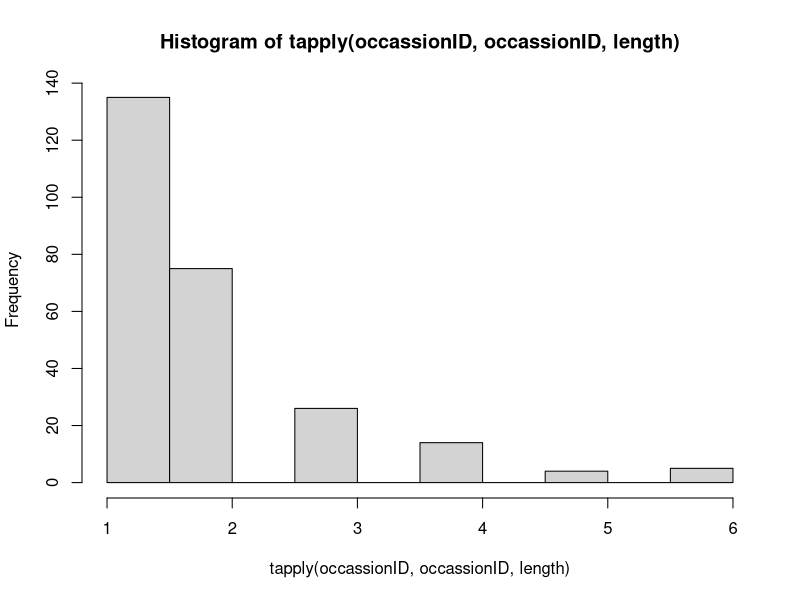

Generate this figure with R:
#setwd("C:/Users/qlatif/Desktop/JuliaBeetle_Chap4") # Change to environment
setwd("F:/research stuff/FS_PostDoc/outside_consult/JuliaBeetle_Chap4") # Change to environment

## Load and clean data ##
Detection.data <- read.csv("BirdsAll72Plots.csv",header=T,stringsAsFactors=F)
Detection.data <- Detection.data[-which(Detection.data$point==88),]

  # Cleanup plot IDs 
Detection.data <- Detection.data[-which(Detection.data$plot=="11a"),]
Detection.data <- Detection.data[-which(Detection.data$plot=="11b"),]
Detection.data <- Detection.data[-which(Detection.data$plot=="4a"),]
Detection.data <- Detection.data[-which(Detection.data$plot=="4b"),]
Detection.data <- Detection.data[-which(Detection.data$plot=="5a"),]
Detection.data <- Detection.data[-which(Detection.data$plot=="5b"),]
Detection.data <- Detection.data[-which(Detection.data$plot==""),]
Detection.data <- Detection.data[-which(Detection.data$plot=="2a"),]
Detection.data$plot[which(Detection.data$plot=="11a 1")] <- "11a1"
Detection.data$plot[which(Detection.data$plot=="11a 7")] <- "11a7"
Detection.data$plot[which(Detection.data$plot=="11a 8")] <- "11a8"
Detection.data$plot[which(Detection.data$plot=="11a 9")] <- "11a9"
plot <- sort(unique(Detection.data$plot))

  # Keep only three-toed detections
Detection.data <- Detection.data[which(Detection.data$species=="attw"),]

  # Check distribution of distances #
sort(unique(Detection.data$distance),na.last=T)
#hist(Detection.data$distance,breaks=seq(0,200,by=25))
Detection.data <- Detection.data[which(Detection.data$distance<=75),] # Distance truncation

  # Check minute values
#sort(unique(Detection.data$minute),na.last=T)
#tapply(Detection.data$minute,Detection.data$minute,length)
#Detection.data <- # One detection with missing minute. Removed for now. Need to add back in if we just analyze raw counts.
#  Detection.data[-is.na(Detection.data$minute),] 

  # Check years
sort(unique(Detection.data$year))

  # Check visit numbers
sort(unique(Detection.data$survey_round))

  # Check level of clustering #
sort(unique(Detection.data$cluster_code),na.last=T) # None
sort(unique(Detection.data$cluster_size),na.last=T)
tapply(Detection.data$cluster_size,Detection.data$cluster_size,length)
for(i in which(Detection.data$cluster_size=="2")) # Replicates record for clusters of 2 individuals.
  Detection.data <- rbind(Detection.data,Detection.data[i,])

  # Find maximum number of individuals #
#occassionID <- paste(Detection.data$plot,"_",Detection.data$year,"_",Detection.data$survey_round,"_",
#                     Detection.data$minute,sep="")
#max.ind <- max(tapply(occassionID,occassionID,length)) # Maximum number of individuals per minute
occassionID <- paste(Detection.data$plot,"_",Detection.data$year,"_",Detection.data$survey_round,sep="")
max(tapply(occassionID,occassionID,length)) # Maximum number of individuals per visit
hist(tapply(occassionID,occassionID,length))

##---Compile detection data array (N-mixture model - 2 levels)---##

year <- sort(unique(Detection.data$year))
n.visits <- c(1,3,3,3) # 1 visit in 2013, then 3 visits in each other year
Y.arry <- Dist.arry <- array(0,c(length(plot),length(year),max(n.visits)))
for(j in 1:dim(Y.arry)[1]) for(t in 1:dim(Y.arry)[2]) for(v in 1:dim(Y.arry)[3]) {
  obs <- Detection.data[which(Detection.data$plot==plot[j]&Detection.data$year==year[t]&
                                Detection.data$survey_round==v),]
  if(nrow(obs)>0) Y.arry[j,t,v] <- nrow(obs)
  }
Y.arry[which(is.element(substr(plot,1,2),c("1a","2a","1b","2b"))),1,] <- NA # Remove 2013 for sites 1 and 2
Y.arry[,1,2:3] <- NA # Remove repeat visits from 2013

##---Compile plot-level covariate matrix---##
Plot.data <- read.csv("PlotLevel_Data.csv",header=T,stringsAsFactors=F)
sort(unique(Plot.data$plot),na.last=T)

Plot.data$treat_cont[which(Plot.data$treat_cont=="t ")] <- "t"
unique(Plot.data$treat_cont)

Plot.data <- Plot.data[,c("plot","treat_cont")]

# Calculate plot-level values for tree data #
Tree.data <- read.csv("TreesAll72Plots.csv",header=T,stringsAsFactors=F)
Tree.data <- Tree.data[-which(Tree.data$site==""),]
sum(!is.element(Tree.data$plot,Plot.data$plot))
sum(!is.element(Plot.data$plot,Tree.data$plot))

Tree.data$core_outsideplot[which(Tree.data$core_outsideplot=="yes")] <- "y"
sort(unique(Tree.data$core_outsideplot))

  # Check tree species 
Tree.data$species[which(Tree.data$species=="aba")] <- "abla"
Tree.data$species[which(Tree.data$species=="abla ")] <- "abla"
Tree.data$species[which(Tree.data$species=="albla")] <- "abla"
Tree.data$species[which(Tree.data$species=="albla")] <- "abla"
Tree.data$species[which(Tree.data$species=="piea")] <- "pien"
Tree.data$species[which(Tree.data$species=="pien ")] <- "pien"
Tree.data$species[which(Tree.data$species=="ppien")] <- "pien"
Tree.data <- Tree.data[-which(Tree.data$species==""),] # Check with Julia
Tree.data <- Tree.data[-which(Tree.data$species=="na"),] # Check with Julia
sort(unique(Tree.data$species))

  # Check dbh columns
sort(unique(Tree.data$snag_dbh),na.last=T)
sort(unique(Tree.data$stump_dbh),na.last=T)
sort(unique(Tree.data$tree_dbh),na.last=T)

  # Check that there is only one dbh value per tree and look for missing DBH
sum(!is.na(Tree.data$snag_dbh))+sum(!is.na(Tree.data$stump_dbh))+sum(!is.na(Tree.data$tree_dbh)) # 9 trees missing DBH
sum((!is.na(Tree.data$snag_dbh))+(!is.na(Tree.data$stump_dbh))+(!is.na(Tree.data$tree_dbh))) # Should be same as prev row
  # Only one value per tree found. 9 missing values found.

  # Combine dbh columns and create indicator of tree type
Tree.data$type <- ""
Tree.data$type[which(!is.na(Tree.data$snag_dbh))] <- "snag"
Tree.data$type[which(!is.na(Tree.data$tree_dbh))] <- "tree"
Tree.data$type[which(!is.na(Tree.data$stump_dbh))] <- "stump"
Tree.data$type[which(Tree.data$type=="")] <- "tree"
Tree.data$dbh <- 0
for(i in 1:nrow(Tree.data)) Tree.data$dbh[i] <-
  sum(Tree.data$snag_dbh[i],Tree.data$tree_dbh[i],Tree.data$stump_dbh[i],na.rm=T)

  # Fix additional dbh errors
Tree.data$dbh[which(Tree.data$plot=="5b2"&Tree.data$dbh==3)] <- 13
Tree.data$dbh[which(Tree.data$plot=="5b4"&Tree.data$dbh==3)] <- 34
Tree.data$dbh[which(Tree.data$plot=="5b5"&Tree.data$dbh==1)] <- 11
Tree.data$dbh[which(Tree.data$plot=="5b9"&Tree.data$dbh==3)] <- 31
Tree.data$dbh[which(Tree.data$dbh==0)] <- NA
sort(unique(Tree.data$dbh),na.last=T)

  # Check status
Tree.data$status[which(Tree.data$status=="Br")] <- "br"
Tree.data$status[which(Tree.data$status=="g")] <- "gr"
Tree.data$status[which(Tree.data$status=="grr")] <- "gr"
Tree.data$status[which(Tree.data$status=="i")] <- "li"
Tree.data$status[which(Tree.data$status=="l")] <- "li"
Tree.data$status[which(Tree.data$status=="lo")] <- "li"
Tree.data$status[which(Tree.data$status=="te")] <- "tw"
Tree.data$status[which(Tree.data$status=="r")] <- "br"
Tree.data$status[which(Tree.data$status=="w")] <- "tw"
Tree.data <- # Remove this one tree because not found in raw data
  Tree.data[-which(Tree.data$plot=="1a5"&Tree.data$species=="abla"&Tree.data$tree_dbh==13),]
Tree.data$status[which(is.element(Tree.data$status,c("sn","de")))] <- "snag"
Tree.data$status[which(is.element(Tree.data$status,c("br","nd","tw")))] <- "mid Inf"
Tree.data$status[which(is.element(Tree.data$status,c("gr","ye")))] <- "early Inf"
Tree.data$status[which(Tree.data$status=="li")] <- "healthy"
sort(unique(Tree.data$status),na.last=T)
#u = stump

  # Fill in 3 missing dbh values
mn <- mean(Tree.data$dbh[which(Tree.data$plot=="5b5"&Tree.data$species=="pien")],na.rm=T)
Tree.data$dbh[which(Tree.data$plot=="5b5"&is.na(Tree.data$dbh))] <- mn

mn <- mean(Tree.data$dbh[which(Tree.data$plot=="11a2"&Tree.data$species=="pien")],na.rm=T)
Tree.data$dbh[which(Tree.data$plot=="11a2"&is.na(Tree.data$dbh))] <- mn

mn <- mean(Tree.data$dbh[which(Tree.data$plot=="4a6"&Tree.data$species=="abla")],na.rm=T)
Tree.data$dbh[which(Tree.data$plot=="4a6"&is.na(Tree.data$dbh))] <- mn

rm(mn)

  # Compile tree summary values into Plot-level table #
Plot.data$QMD <- Plot.data$snag <-
  Plot.data$EarlInf_2016 <- Plot.data$EarlInf_2015 <- Plot.data$EarlInf_2014 <- 
  Plot.data$MidInf_2016 <- Plot.data$MidInf_2015 <- Plot.data$MidInf_2014 <- 0
for(i in 1:nrow(Plot.data)) {
  obs2014 <- Tree.data[which(Tree.data$plot==Plot.data$plot[i]&Tree.data$year==2014&Tree.data$core_outsideplot!="y"),]
  obs2015 <- Tree.data[which(Tree.data$plot==Plot.data$plot[i]&Tree.data$year==2015&Tree.data$core_outsideplot!="y"),]
  obs2016 <- Tree.data[which(Tree.data$plot==Plot.data$plot[i]&Tree.data$year==2016&Tree.data$core_outsideplot!="y"),]
  Plot.data$QMD[i] <- mean(obs2014$dbh[obs2014$type!="stump"]^2,na.rm=T)
  Plot.data$snag[i] <- sum(obs2014$status=="snag"&obs2014$dbh>=23)
  Plot.data$EarlInf_2014[i] <- sum(obs2014$status=="early Inf")
  Plot.data$EarlInf_2015[i] <- sum(obs2015$status=="early Inf")
  Plot.data$EarlInf_2016[i] <- sum(obs2016$status=="early Inf")
  Plot.data$MidInf_2014[i] <- sum(obs2014$status=="mid Inf")
  Plot.data$MidInf_2015[i] <- sum(obs2015$status=="mid Inf")
  Plot.data$MidInf_2016[i] <- sum(obs2016$status=="mid Inf")
}

#cor(rbind(as.matrix(Plot.data[,c("QMD","snag","EarlInf_2014","MidInf_2014")]), # Inspect correlation plot if desired.
#          as.matrix(Plot.data[,c("QMD","snag","EarlInf_2015","MidInf_2015")]),make.row.names = F))

# Variance inflation factors #
vars <- c("QMD","EarlInf_2015","MidInf_2015","snag")
VIFs <- matrix(NA,nrow=length(vars),ncol=1,dimnames=list(vars,"VIF"))
for(i in 1:length(vars)) {
  m <- lm(as.formula(paste(vars[i],"~",paste(vars[-i],collapse="+",sep=""),sep="")),data=Plot.data)
  VIFs[i] <- 1/(1 - summary(m)$r.squared)
}
VIFs

# Cleanup
rm(i,j,m,t,v,vars,obs2014,obs2015,obs2016,obs,occassionID)

save.image("Data_compiled.RData")
